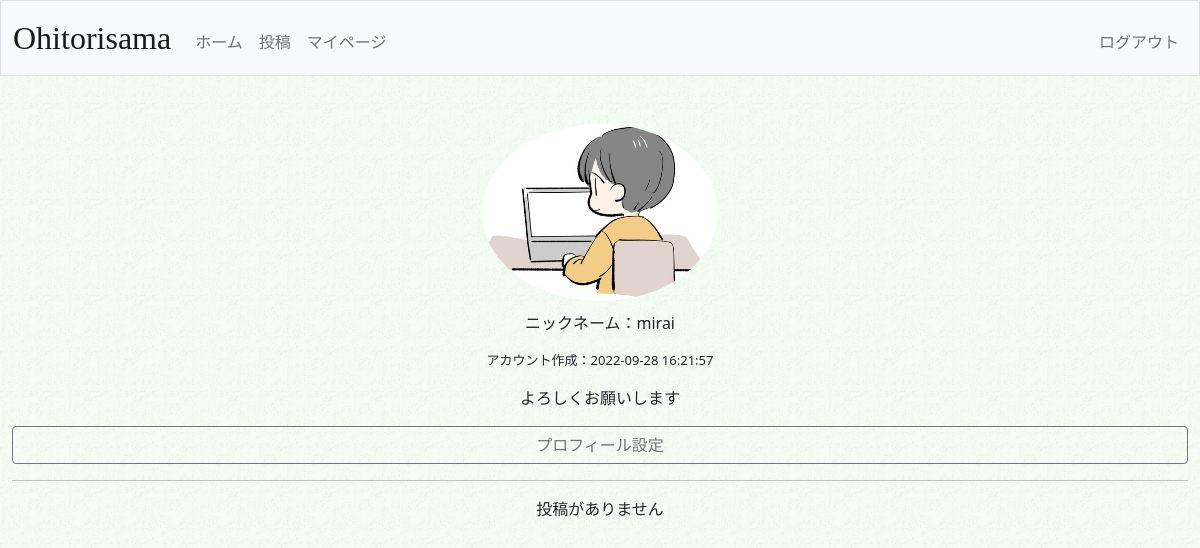
Page /mypage (signed in) on the committed database.
### tables this page shows
CREATE TABLE 'users'(
'id' INTEGER PRIMARY KEY DEFAULT 0,
'username' TEXT NOT NULL,
'hash' TEXT NOT NULL,
'display_name' TEXT DEFAULT 'unknown',
'icon' TEXT,
'comment' TEXT DEFAULT 'よろしくお願いします',
'created_at' TIMESTAMP DEFAULT(datetime('now','localtime'))
);

### app.py (the view)
@app.route("/mypage", methods=["GET", "POST"])
def mypage():
    if request.method == "POST":
        return redirect("/")
    else:
        userid = session["user_id"]
        con = sqlite3.connect('./ohitori.db')
        db = con.cursor()
        users = db.execute("SELECT display_name,icon,comment,created_at FROM users WHERE id = ?", (userid,)).fetchall()
        posts = db.execute("SELECT go_on,post_text,photo_path,posted_at,like FROM posts WHERE userid = ? ORDER BY posted_at DESC", (userid,)).fetchall()
        con.close()
        return render_template("mypage.html",posts=posts,users=users)

### app.py (called while the page is built)
@app.after_request
def after_request(response):
    response.headers["Cache-Control"] = "no-cache, no-store, must-revalidate"
    response.headers["Expires"] = 0
    response.headers["Pragma"] = "no-cache"
    return response

### templates/mypage.html (shortened to what this page needs)
{% extends "layout.html" %}
{% block main %}
    {% for user in users %}
        {% if user[1] != None %}
            <img src="./upload/iconimg/{{ user[1] }}" width="20%" class="icon">
        {% else %}
            <img src="./upload/iconimg/icon-default.png" width="20%" class="icon">
        {% endif %}
        <p>ニックネーム：{{ user[0] }}</p>
        <p class="createtime">アカウント作成：{{ user[3] }}</p>
        <p>{{ user[2] }}</p>
        <a class="btn btn-outline-secondary" href="/set" role="button" style="display:block">プロフィール設定</a>
        <hr>
    {% endfor %}
    {% if posts|length < 1 %}
        <p>投稿がありません</p>
    {% endif %}
{% endblock %}

### upload/styles.css (style rules this page uses)
body { background: url("./background.gif") }
p { white-space: pre-wrap; }
.icon { width: 20%; height: 20%; border-radius: 50%; background-position: center center; margin-bottom: 10px; }
.createtime { font-size: small; }

### rows in the picture
users: icon (picture), display_name "mirai", created_at "2022-09-28 16:21:57", comment "よろしくお願いします"
